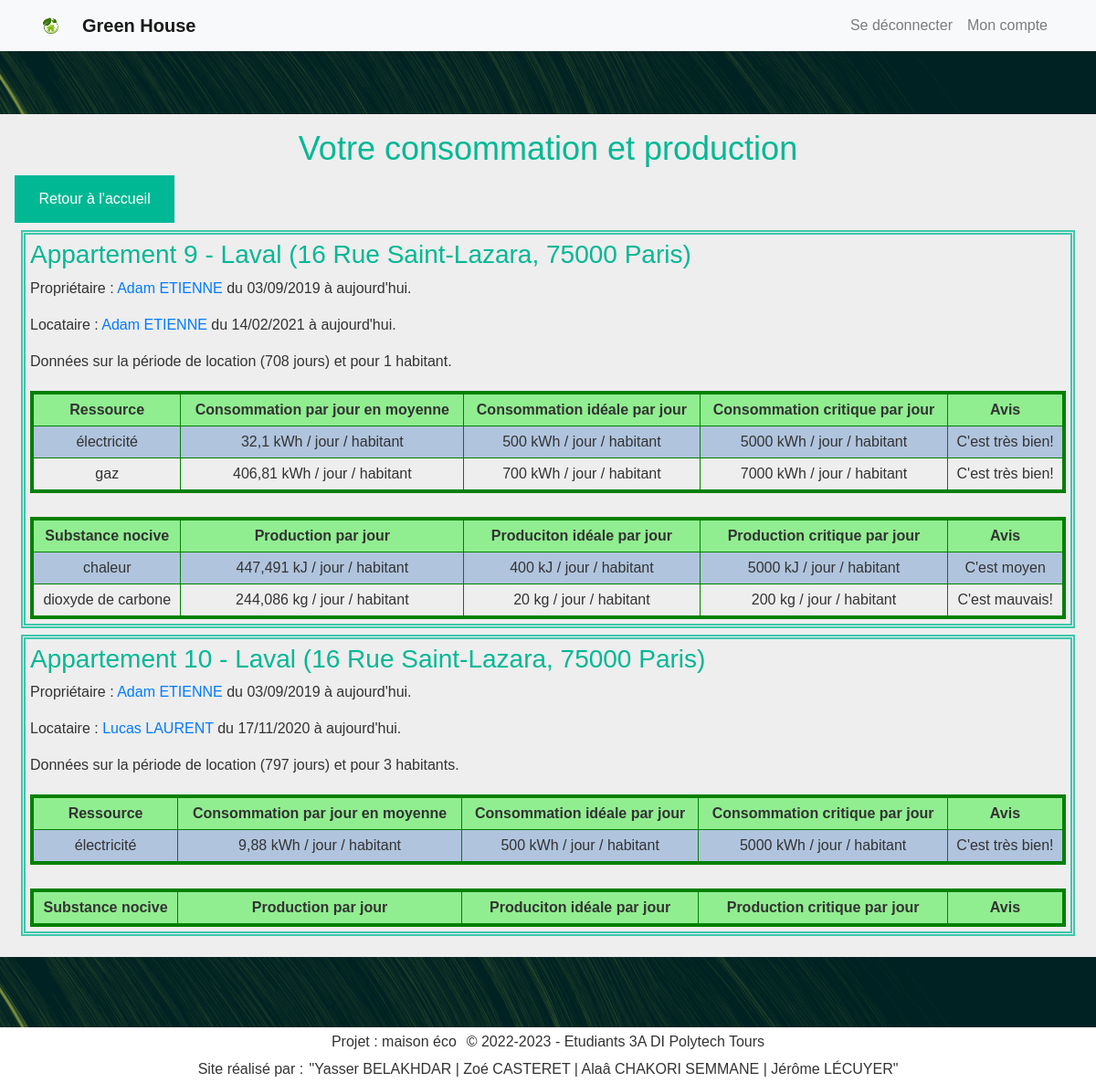
Page /administration/gererConso.php (signed in) on the committed database.
### tables this page shows
CREATE TABLE Appartement(
   idAppartement INT AUTO_INCREMENT,
   numAppart INT,
   degreSecurite INT NOT NULL,
   typeAppart INT NOT NULL,
   idPropriete INT NOT NULL,
   PRIMARY KEY(idAppartement),
   FOREIGN KEY(degreSecurite) REFERENCES TypeSecurite(degreSecurite)
        ON DELETE CASCADE,
   FOREIGN KEY(typeAppart) REFERENCES TypeAppartement(typeAppart)
        ON DELETE CASCADE,
   FOREIGN KEY(idPropriete) REFERENCES Propriete(idPropriete)
        ON DELETE CASCADE
);

CREATE TABLE Appareil(
   idAppareil INT AUTO_INCREMENT,
   nomAppareil VARCHAR(50)  NOT NULL,
   emplacement VARCHAR(200) ,
   idTypeAppareil INT NOT NULL,
   idPiece INT NOT NULL,
   PRIMARY KEY(idAppareil),
   FOREIGN KEY(idTypeAppareil) REFERENCES TypeAppareil(idTypeAppareil)
        ON DELETE CASCADE,
   FOREIGN KEY(idPiece) REFERENCES Piece(idPiece)
        ON DELETE CASCADE
);

### WEB/common/bdd.php (called while the page is built, shortened)
<?php
if (isset($_SESSION['Id']) && !empty($_SESSION['Id'])) {
	$sessionId = $_SESSION['Id'];
	$estConnecte = true;
} else {
	$sessionId = null;
	$estConnecte = false;
	$estAdmin = false;
	$Prenom = "";
	$Nom = "";
}

### WEB/administration/gererConso.php (the view, shortened to what this page needs)
<?php
$ROOT = "../";
require "../common/header.php";
?>
    <h2>Votre consommation et production</h2>
    <a href="../Page_accueil/Page_accueil.php" class = "bouton-retour">Retour à l'accueil</a>
    <?php
    $reqApparts = 'SELECT Appartement.idAppartement, numAppart, numeroRue, nomRue, codePostal, nomVille, nomPropriete,
                    datedebutprop, datefinprop,
                    datedebutloc, dateFinLoc, nbHabitants,
                    (UNIX_TIMESTAMP(IFNULL(dateFinLoc,NOW())) - UNIX_TIMESTAMP(datedebutloc)) AS tempsDureeLocation,
                    idProprietaire, nomProprietaire, prenomProprietaire,
                    idLocataire, nomLocataire, prenomLocataire
            FROM Appartement NATURAL JOIN ProprieteAdresse
            LEFT OUTER JOIN DernierProprietaire ON ProprieteAdresse.idPropriete = DernierProprietaire.idPropriete
            LEFT OUTER JOIN LocataireActuel ON Appartement.idAppartement = LocataireActuel.idAppartement';
    if (!isset($estAdmin) || $estAdmin != true) {
        $reqApparts = "$reqApparts WHERE idProprietaire = $sessionId";
    }
    $dataApparts = $bdd->query($reqApparts);
    foreach ($dataApparts as $appartement) {
        $heuresDureeLocation = $appartement['tempsDureeLocation'] / 3600;
        echo "<div class=\"appart\">
        <h3>";
        if ($appartement['numAppart'] != NULL) echo "Appartement {$appartement['numAppart']} - ";
        echo adressePropriete($appartement) . "</h3>";
        if($appartement['idProprietaire'] != NULL) {
            $lienProp = lienInfoPersonne($appartement['idProprietaire'], $appartement['nomProprietaire'], $appartement['prenomProprietaire'], $ROOT);
            $textePeriodeProprietaire = periodeDateDuAu($appartement['datedebutprop'], $appartement['datefinprop']);
            echo "<p>Propriétaire : $lienProp $textePeriodeProprietaire.</p>";
        }
        else {
            echo "<p>Sans propriétaire.</p>";
        }
        $dateDebut = $appartement['datedebutloc'];
        $dateFin = $appartement['dateFinLoc'];
        $textPeriodeLocation = periodeDateDuAu($dateDebut, $dateFin);
        if($dateFin == NULL) $dateFin = date('Y-m-d');
        $lienLocataire = lienInfoPersonne($appartement['idLocataire'], $appartement['nomLocataire'], $appartement['prenomLocataire'], $ROOT);
        echo "<p>Locataire : $lienLocataire $textPeriodeLocation.</p>";
        $nbJoursLocation = round($heuresDureeLocation / 24, 0);
        $texteHabitants = ($appartement['nbHabitants'] > 1) ? "habitants" : "habitant";
        echo "<p>Données sur la période de location ($nbJoursLocation jours) et pour {$appartement['nbHabitants']} $texteHabitants.</p>";
        $reqConso = "SELECT idAppareil, libTypeRessource, valCritiqueConsoAppart, valIdealeConsoAppart, quantiteAllume,
                    SUM((UNIX_TIMESTAMP(IFNULL(dateOff, NOW())) - UNIX_TIMESTAMP(dateOn))) AS dureeAllume
                FROM TypeRessource NATURAL JOIN Consommer NATURAL JOIN TypeAppareil NATURAL JOIN Appareil NATURAL JOIN Piece NATURAL JOIN HistoriqueConsommation
                WHERE idAppartement = {$appartement['idAppartement']} AND dateOn >= '$dateDebut' AND dateOn <= '$dateFin'
                GROUP BY typeRessource";
        $dataConso = $bdd->query($reqConso);
        echo "<table class=\"with-space\">
                <tbody>
                    <tr class=\"titre\">
                        <td>Ressource</td>
                        <td>Consommation par jour en moyenne</td>
                        <td>Consommation idéale par jour</td>
                        <td>Consommation critique par jour</td>
                        <td>Avis</td>
                    </tr>";
        foreach ($dataConso as $ligneConso) {
            $consommation = ($ligneConso['dureeAllume'] / 3600) * $ligneConso['quantiteAllume'] / $heuresDureeLocation / $appartement['nbHabitants'];
            $libTypeRessource = $ligneConso['libTypeRessource'];
            $unite = "kWh / jour / habitant";
            echo "<tr>
                    <td>$libTypeRessource</td>
                    <td>" . str_replace(".", ",", round($consommation, 3)) . " $unite</td>
                    <td>" . $ligneConso['valIdealeConsoAppart'] . " $unite</td>
                    <td>" . $ligneConso['valCritiqueConsoAppart'] . " $unite</td>";
            if ($ligneConso['valIdealeConsoAppart']+5 >= $consommation) echo "<td class=\"vert\">C'est très bien!</td>";
            else if ($ligneConso['valCritiqueConsoAppart']-5 > $consommation) echo "<td class=\"orange\">C'est moyen</td>";
            else echo "<td class=\"rouge\">C'est mauvais!</td>";
            echo "</tr>";
        }
        echo "<tr class=\"space\"><td colspan=\"6\" class=\"ignore-border\">&nbsp;</td></tr>";
        $reqProd = "SELECT libTypeSubstance, valCritiqueProdAppart, valIdealeProdAppart, idAppareil, quantiteAllume,
                SUM((UNIX_TIMESTAMP(IFNULL(dateOff, NOW())) - UNIX_TIMESTAMP(dateOn))) AS dureeAllume
                FROM TypeSubstance NATURAL JOIN Produire NATURAL JOIN TypeAppareil NATURAL JOIN Appareil NATURAL JOIN Piece NATURAL JOIN HistoriqueConsommation
                WHERE idAppartement = {$appartement['idAppartement']} AND dateOn >= '$dateDebut' AND dateOn <= '$dateFin'
                GROUP BY typeSubstance";
        $dataProd = $bdd->query($reqProd);
        echo "      <tr class=\"titre\">
                        <td>Substance nocive</td>
                        <td>Production par jour</td>
                        <td>Produciton idéale par jour</td>
                        <td>Production critique par jour</td>
                        <td>Avis</td>
                    </tr>";
        foreach ($dataProd as $ligneProd) {
            $heuresAllume = $ligneProd['dureeAllume'] / 3600;
            $production = $heuresAllume * $ligneProd['quantiteAllume'] / $heuresDureeLocation / $appartement['nbHabitants'];
            $unite = " kg/j";
            switch($ligneProd['libTypeSubstance']) {
                case "dioxyde de carbone":
                    $unite = " kg / jour / habitant";
                    break;
                case "chaleur":
                    $unite = " kJ / jour / habitant";
                    break;
            }
            echo "<tr>
                    <td>{$ligneProd['libTypeSubstance']}</td>
                    <td>" . str_replace(".", ",", round($production, 3)) . "$unite</td>
                    <td>" . $ligneProd['valIdealeProdAppart'] . $unite . "</td>
                    <td>" . $ligneProd['valCritiqueProdAppart'] . $unite . "</td>";
            if ($ligneProd['valIdealeProdAppart']+5 >= $production) echo "<td class=\"vert\">C'est très bien!</td>";
            else if ($ligneProd['valCritiqueProdAppart']-5 > $production) echo "<td class=\"orange\">C'est moyen</td>";
            else echo "<td class=\"rouge\">C'est mauvais!</td>";
            echo "</tr>";
        }
        echo "</tbody>
            </table>
            </div>";
    }
    ?>
 <?php require "../common/footer.php"; ?>

### WEB/common/header.php (shortened to what this page needs)
<!DOCTYPE html>
<html lang='fr'>
<head>
<?php
require_once("main.php");
?>
<link rel="stylesheet" href="https://maxcdn.bootstrapcdn.com/bootstrap/4.0.0/css/bootstrap.min.css">
<link rel='stylesheet' type='text/css' media='screen' href='<?= $ROOT ?>common/style/main.css'>
</head>
<body>
    <nav class="navbar navbar-expand-lg navbar-light bg-light fixed-top">
        <div class="container">
            <img src="<?= $ROOT ?>common/images/Green_house.webp" alt="Green_house" width="20" height="20" style="float:left; margin:0 25px 0 0;" />
            <a class="navbar-brand" href="<?= $ROOT ?>Page_accueil/Page_accueil.php"><b>Green House </b></a>
            <div class="collapse navbar-collapse" id="navbarResponsive">
                <ul class="navbar-nav ml-auto">
                    <?php
                    if (!$estConnecte) {
                        echo "<li class='nav-item'><a class='nav-link' href='{$ROOT}Page_accueil/inscription.php'>S'inscrire</a></li>";
                        echo "<li class='nav-item'><a class='nav-link' href='{$ROOT}Page_accueil/connexion.php'>Se connecter (utilisateur)</a></li>";
                        echo "<li class='nav-item'><a class='nav-link' href='{$ROOT}Page_accueil/connexion_administrateur.php'>Se connecter (admin)</a></li>";
                    } else {
                        echo "<li class='nav-item'><a class='nav-link' href='{$ROOT}Page_accueil/deconnexion.php'>Se déconnecter</a></li>";
                        echo "<li class='nav-item'><a class='nav-link' href='{$ROOT}Page_accueil/gestion_compte.php'>Mon compte</a></li>";
                    }
                    ?>
                </ul>
            </div>
        </div>
    </nav>
    <br><br>
    <div class="vantatopologymin" id="vantatopologymin_1"></div>
    <div class="body">

### WEB/common/fonctions.php (shortened to what this page needs)
<?php
function adresseSansNomPropriete($propriete)
{
	return $propriete['numeroRue'] . " " . $propriete['nomRue'] . ", " . $propriete['codePostal'] . " " . $propriete['nomVille'];
}
function adressePropriete($propriete)
{
	$adresse = adresseSansNomPropriete($propriete);
	if ($propriete['nomPropriete'] != null) {
		$labelPropriete = $propriete['nomPropriete'] . " (" . $adresse . ")";
	} else {
		$labelPropriete = $adresse;
	}
	return $labelPropriete;
}
function periodeDateDuAu($dateDebut, $dateFin) {
	if($dateFin == NULL) {
		return "du " . date("d/m/Y", strtotime($dateDebut)) . " à aujourd'hui";
	} else {
		return "du " . date("d/m/Y", strtotime($dateDebut)) . " au " . date("d/m/Y", strtotime($dateFin));
	}
}
function lienInfoPersonne($idPersonne, $nomPersonne, $prenomPersonne, $ROOT, $defaut = "Personne")
{
	return "<a href=\"{$ROOT}administration/infoPersonne.php?idPersonne={$idPersonne}\">{$prenomPersonne} {$nomPersonne}</a>";
}

### WEB/common/footer.php (shortened to what this page needs)
</div>
<footer style="background-color: white;">
	<div class="vantatopologymin" id="vantatopologymin_2"></div>
	<div class="footer">
		<div class="flex-together">
			<p>Projet : maison éco</p>&nbsp;
			<p>© 2022-2023 - Etudiants 3A DI Polytech Tours</p>
		</div>
		<div class="flex-together">
			<p>Site réalisé par : </p>
			<p>"Yasser BELAKHDAR | Zoé CASTERET | Alaâ CHAKORI SEMMANE | Jérôme LÉCUYER"</p>
		</div>
	</div>
</footer>
</body>
</html>

### WEB/common/style/main.css (style rules this page uses)
html { height: 100%; }
body { font-family: Arial, sans-serif; color: #333; background-color: #eee; margin: 0; min-height: 100%; display: flex; flex-direction: column; }
.body { padding: 1em; }
h2 { font-size: 36px; text-align: center; }
h2, h3, h4, h5, h6 { color: #00b894; }
.bouton-retour { display: block; width: 15%; margin: 20px; padding: 12px 20px; }
button, .header-right > a, .bouton, .bouton-retour { background-color: #00b894; color: #fff; padding: 14px 20px; margin: 8px 0; border: none; cursor: pointer; text-align: center; text-decoration: none; }
table.with-space { margin: 20px auto auto auto; table-layout: auto; width: 100%; text-align: center; border-collapse: collapse; border: solid green 4px; border-left: none; border-right: none; }
table tr:not(.titre):not(.space):nth-child(even) { background: lightsteelblue; }
table .titre { font-weight: bold; background: lightgreen; }
table td:not(.ignore-border) { border: solid green 1px; padding: 5px; }
table tr { border-collapse: collapse; border: solid green 4px; }
table tr:not(.space) { border-top: none; border-bottom: none; }
table tr.space { border-left: none; border-right: none; }
.appart { border: double #3dc7ab 5px; margin: 7px; padding: 5px; }
footer { margin-top: auto; }
footer > .footer { padding: 0 1em; display: flex; flex-direction: column; justify-content: center; align-items: center; }
footer p { margin: auto 0; padding: 0.2em; }
.flex-together { display: flex; flex-direction: row; flex-wrap: wrap; }
.vantatopologymin { height: 77px; position: unset !important; background: #042523; }

### rows in the picture
appartement: numAppart "9", appartement "Laval (16 Rue Saint-Lazara, 75000 Paris)", prenomPersonne "Adam Adam", nomPersonne "ETIENNE ETIENNE", textePeriodeProprietaire "du 03/09/2019 à aujourd'hui", textPeriodeLocation "du 14/02/2021 à aujourd'hui", nbJoursLocation "708", nbHabitants "1", texteHabitants "habitant"
appareil: libTypeRessource "électricité", consommation "32,1", unite "kWh / jour / habitant", valIdealeConsoAppart "500", valCritiqueConsoAppart "5000"
appareil: libTypeRessource "gaz", consommation "406,81", unite "kWh / jour / habitant", valIdealeConsoAppart "700", valCritiqueConsoAppart "7000", libTypeSubstance "chaleur", production "447,491", unite "kJ / jour / habitant", valIdealeProdAppart "400", valCritiqueProdAppart "5000", shows "C'est moyen", libTypeSubstance "dioxyde de carbone", production "244,086", unite "kg / jour / habitant", valIdealeProdAppart "20", valCritiqueProdAppart "200"
appartement: numAppart "10", appartement "Laval (16 Rue Saint-Lazara, 75000 Paris)", prenomPersonne "Adam Lucas", nomPersonne "ETIENNE LAURENT", textePeriodeProprietaire "du 03/09/2019 à aujourd'hui", textPeriodeLocation "du 17/11/2020 à aujourd'hui", nbJoursLocation "797", nbHabitants "3", texteHabitants "habitants"
appareil: libTypeRessource "électricité", consommation "9,88", unite "kWh / jour / habitant", valIdealeConsoAppart "500", valCritiqueConsoAppart "5000"
